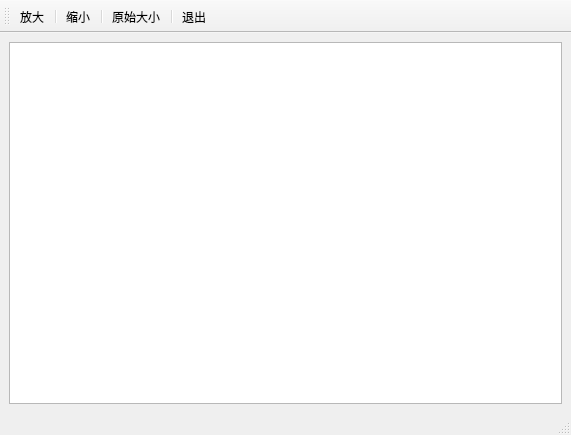
<?xml version="1.0" encoding="UTF-8"?>
<ui version="4.0">
 <class>MainWindow</class>
 <widget class="QMainWindow" name="MainWindow">
  <property name="geometry">
   <rect>
    <x>0</x>
    <y>0</y>
    <width>571</width>
    <height>435</height>
   </rect>
  </property>
  <property name="windowTitle">
   <string>MainWindow</string>
  </property>
  <widget class="QWidget" name="centralwidget">
   <layout class="QVBoxLayout" name="verticalLayout">
    <item>
     <widget class="QWChartView" name="chartView"/>
    </item>
   </layout>
  </widget>
  <widget class="QMenuBar" name="menubar">
   <property name="geometry">
    <rect>
     <x>0</x>
     <y>0</y>
     <width>571</width>
     <height>17</height>
    </rect>
   </property>
  </widget>
  <widget class="QStatusBar" name="statusbar"/>
  <widget class="QToolBar" name="toolBar">
   <property name="windowTitle">
    <string>toolBar</string>
   </property>
   <property name="toolButtonStyle">
    <enum>Qt::ToolButtonTextUnderIcon</enum>
   </property>
   <attribute name="toolBarArea">
    <enum>TopToolBarArea</enum>
   </attribute>
   <attribute name="toolBarBreak">
    <bool>false</bool>
   </attribute>
   <addaction name="action"/>
   <addaction name="separator"/>
   <addaction name="action_2"/>
   <addaction name="separator"/>
   <addaction name="action_3"/>
   <addaction name="separator"/>
   <addaction name="action_4"/>
  </widget>
  <action name="action">
   <property name="icon">
    <iconset resource="res.qrc">
     <normaloff>:/images/zoomIn.png</normaloff>:/images/zoomIn.png</iconset>
   </property>
   <property name="text">
    <string>放大</string>
   </property>
  </action>
  <action name="action_2">
   <property name="icon">
    <iconset resource="res.qrc">
     <normaloff>:/images/zoomOut.png</normaloff>:/images/zoomOut.png</iconset>
   </property>
   <property name="text">
    <string>缩小</string>
   </property>
  </action>
  <action name="action_3">
   <property name="icon">
    <iconset resource="res.qrc">
     <normaloff>:/images/reset.png</normaloff>:/images/reset.png</iconset>
   </property>
   <property name="text">
    <string>原始大小</string>
   </property>
  </action>
  <action name="action_4">
   <property name="icon">
    <iconset resource="res.qrc">
     <normaloff>:/images/exit.png</normaloff>:/images/exit.png</iconset>
   </property>
   <property name="text">
    <string>退出</string>
   </property>
  </action>
 </widget>
 <customwidgets>
  <customwidget>
   <class>QWChartView</class>
   <extends>QGraphicsView</extends>
   <header location="global">qwchartview.h</header>
  </customwidget>
 </customwidgets>
 <resources>
  <include location="res.qrc"/>
 </resources>
 <connections>
  <connection>
   <sender>action_4</sender>
   <signal>triggered()</signal>
   <receiver>MainWindow</receiver>
   <slot>close()</slot>
   <hints>
    <hint type="sourcelabel">
     <x>-1</x>
     <y>-1</y>
    </hint>
    <hint type="destinationlabel">
     <x>285</x>
     <y>217</y>
    </hint>
   </hints>
  </connection>
 </connections>
</ui>
